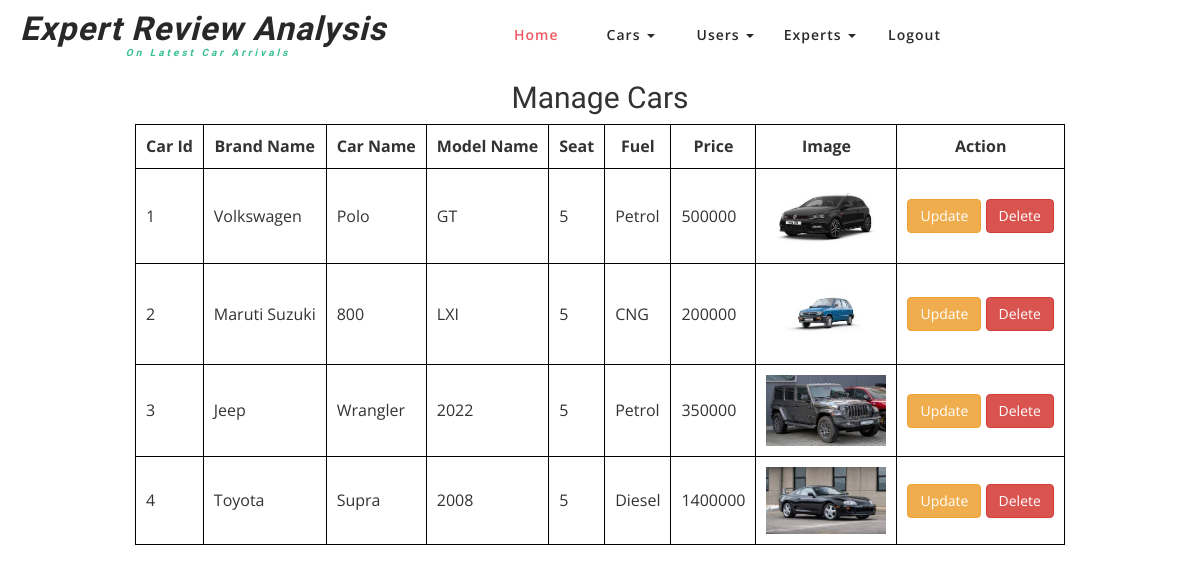
The page /managecars on the database as committed earlier.
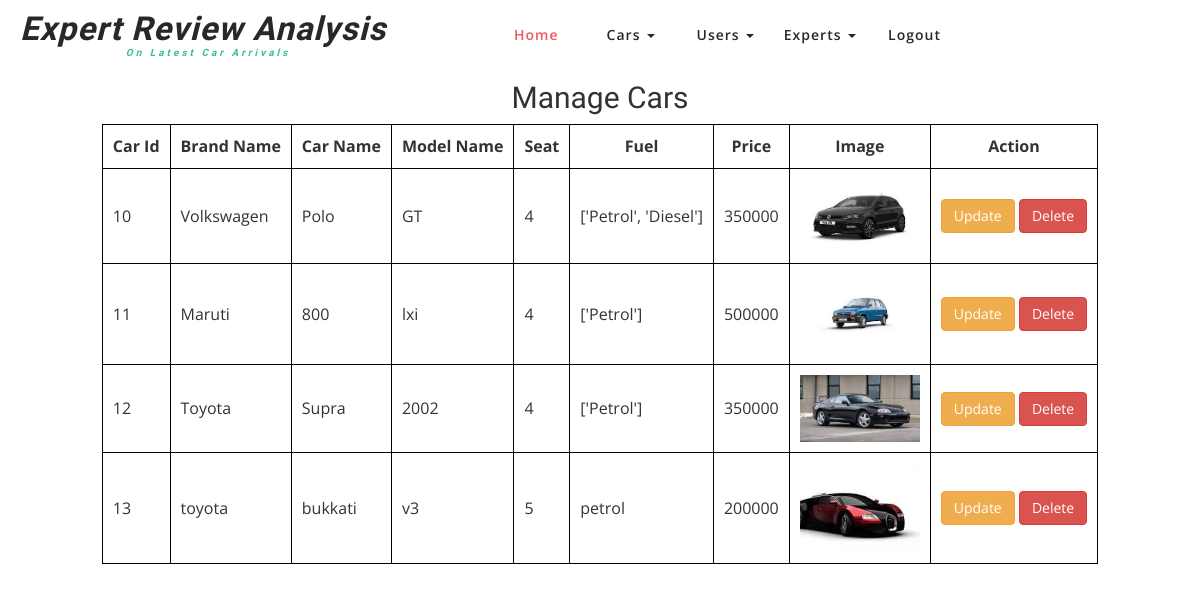
The same page on the database as committed later.
### expertreviewapp/models.py (models this page shows)
class Car(models.Model):
    brandname = models.CharField(max_length=255,null=True)
    carname = models.CharField(max_length=255,null=True)
    modelname = models.CharField(max_length=200,null=True)
    seats = models.CharField(max_length=255,null=True)
    fuel = models.CharField(max_length=20,null=True)
    price = models.CharField(max_length=200,null=True)
    image = models.ImageField()
    rv = models.CharField(max_length=200,null=True,default=0)

### expertreviewapp/views.py (the view)
# urls.py: path('managecars',views.managecars),
def managecars(request):
        val = Car.objects.all()
        return render(request,'managecars.html',{"value":val})

### template/managecars.html (shortened to what this page needs)
{% extends 'adminheader.html' %}
{% block content %}
<!DOCTYPE html>
<html lang="en">
<head>
</head>
<body>
     {% if value %}
<h2>Manage Cars</h2>
<table>
     <tr>
          <th>Car Id</th>
          <th>Brand Name</th>
          <th>Car Name</th>
          <th>Model Name</th>
          <th>Seat</th>
          <th>Fuel</th>
          <th>Price</th>
          <th>Image</th>
          <th>Action</th>
     </tr>
     {% for i in value %}
     <tr>
          <td>{{i.id}}</td>
          <td>{{i.brandname}}</td>
          <td>{{i.carname}}</td>
          <td>{{i.modelname}}</td>
          <td>{{i.seats}}</td>
          <td>{{i.fuel}}</td>
          <td>{{i.price}}</td>
          <td><img src="static/media/{{i.image}}" width="120px"alt="image" width="50"></td>
          <td><a href="updatecardetails?id={{i.id}}"><button type="button" class="btn btn-warning">Update</button></a>
               <a href="deletecars?id={{i.id}}"><button type="button" class="btn btn-danger">Delete</button></a>
          </td>
     </tr>
     {% endfor %}
</table>
{% else %}
<p id="else">No Cars to Show.</p>
{% endif %}
</body>
</html>
{% endblock %}

### template/adminheader.html (shortened to what this page needs)
<!DOCTYPE html>
<html lang="en">
<head>
	<link href="static/css/bootstrap.css" rel="stylesheet" type="text/css" media="all" />
	<link href="static/css/style.css" rel="stylesheet" type="text/css" media="all" />
	<link href="static/css/font-awesome.css" rel="stylesheet">
</head>
<body>
	<div class="header">
		<div class="content white">
			<nav class="navbar navbar-default">
				<div class="container">
					<div class="navbar-header">
						<a class="navbar-brand" href="">
							<h1>
								Expert Review Analysis
								<label>On Latest Car Arrivals</label>
							</h1>
						</a>
					</div>
					<div class="collapse navbar-collapse" id="bs-example-navbar-collapse-1">
						<nav class="link-effect-2" id="link-effect-2">
							<ul class="nav navbar-nav">
								<li class="active">
									<a href="/admin_dashboard" class="effect-3">Home</a>
								</li>
								<li class="dropdown">
									<a href="" class="dropdown-toggle" data-toggle="dropdown">Cars
										<span class="caret"></span>
									</a>
								</li>
								<li class="dropdown">
									<a href="" class="dropdown-toggle" data-toggle="dropdown">Users
										<span class="caret"></span>
									</a>
								</li>
								<li class="dropdown">
									<a href="" class="dropdown-toggle" data-toggle="dropdown">Experts
										<span class="caret"></span>
									</a>
								</li>
								<li>
									<a href="/" class="effect-3">Logout</a>
								</li>
							</ul>
						</nav>
					</div>
                                         {% block content %}
                                         {% endblock %}
                                </body>
                                </html>

### static/css/style.css (style rules this page uses)
html, body { margin: 0; font-size: 100%; background: #fff; font-family: 'Open Sans', sans-serif; }
body a { text-decoration: none; transition: 0.5s all; -webkit-transition: 0.5s all; -moz-transition: 0.5s all; -o-transition: 0.5s all; -ms-transition: 0.5s all; }
h1, h2, h3, h4, h5, h6 { margin: 0; font-family: 'Raleway', sans-serif; }
ul { margin: 0; padding: 0; }
label { margin: 0; }
.header { padding: 10px 0; }
.navbar-nav { float: right; margin: 0; width: 60%; }
.navbar { position: relative; min-height: 50px; margin-bottom: 0!important; border: 1px solid transparent; }
.navbar-default { background-color: #fff; border-color: #fff; }
.navbar-brand { float: left; padding: 0; }
.navbar-default a.navbar-brand h1 { color: #282828; font-weight: 600; font-style: italic; letter-spacing: 1px; font-size: 33px; }
.navbar-default .navbar-brand label { color: #37bf91; display: block; font-size: 10px; text-align: center; letter-spacing: 3px; font-weight: 600; margin-left: 15px; }
.navbar-default .navbar-nav>li>a { color: #282828; font-size: 14px; letter-spacing: 1px; font-weight: 600; padding: 14px 0; }
.navbar-nav>li>a { padding-top: 18px; padding-bottom: 15px; }
.navbar-default .navbar-nav>.active>a:before { background: #37BF91; transform: translateX(0); -webkit-transform: translateX(0); -moz-transform: translateX(0); -o-transform: translateX(0); -ms-transform: translateX(0); }
.navbar-default .navbar-nav>.active>a, .navbar-default .navbar-nav>.active>a:hover, .navbar-default .navbar-nav>.active>a:focus { color: #EF5861; background: none; }
.navbar-nav>li { float: left; margin: 0; width: 14.2%; text-align: center; }

### template/managecars.html (style rules this page uses)
h2 { margin-top: 20px; text-align: center; }
table { margin: auto; border-collapse: collapse; margin-top: 10px; }
th { text-align: center; }
th,td { padding: 10px; border: 1px solid black; }

Rows that differ between the two databases and show on the page:
removed Car: id "1", brandname "Volkswagen", carname "Polo", modelname "GT", seats "5", fuel "Petrol", price "500000", image (picture)
removed Car: id "2", brandname "Maruti Suzuki", carname "800", modelname "LXI", seats "5", fuel "CNG", price "200000", image (picture)
removed Car: id "3", brandname "Jeep", carname "Wrangler", modelname "2022", seats "5", fuel "Petrol", price "350000", image (picture)
removed Car: id "4", brandname "Toyota", carname "Supra", modelname "2008", seats "5", fuel "Diesel", price "1400000", image (picture)
added Car: id "10", brandname "Volkswagen", carname "Polo", modelname "GT", seats "4", fuel "['Petrol', 'Diesel']", price "350000", image (picture)
added Car: id "11", brandname "Maruti", carname "800", modelname "lxi", seats "4", fuel "['Petrol']", price "500000", image (picture)
added Car: id "12", brandname "Toyota", carname "Supra", modelname "2002", seats "4", fuel "['Petrol']", price "350000", image (picture)
added Car: id "13", brandname "toyota", carname "bukkati", modelname "v3", seats "5", fuel "petrol", price "200000", image (picture)
